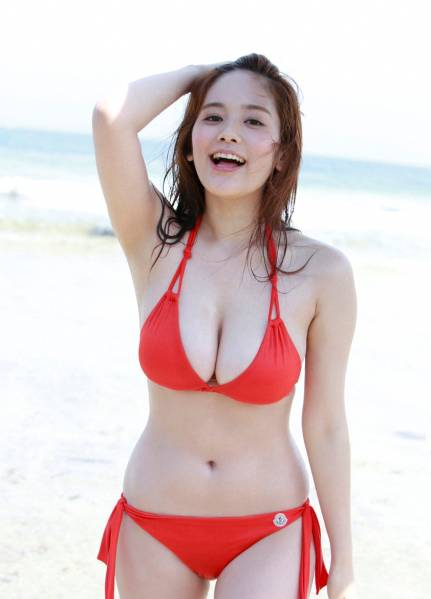
#> input picture images/picture.jpg, 431 x 599 px
$ python main.py   (older library calls are emulated)
#> lines starting #> are read from the running program, lines starting #| are printed output that depends on the picture; after the words box and inside, x2 and y2 are one past the last pixel; in counts of white or black regions, pixels touching at a corner belong together
### PolkaDotsCollage.py
# -*- coding:utf-8 -*-

import cv2
import numpy as np
from PolkaDot import PolkaDot


class PolkaDotsCollage:
    def __init__(self, image_path):
#> called with image_path = 'images/picture.jpg'
        self.image = cv2.imread(image_path)
#> self.image is the input picture: shape (599, 431, 3); mean B, G, R 205, 205.1, 222.2
        self.faces = []
        self.swimsuit_areas = []
        self.polka_dots = []

    def detect_faces(self):
        CASCADE_PATH = "haarcascades/haarcascade_frontalface_alt.xml"

        gray_image = cv2.cvtColor(self.image, cv2.COLOR_BGR2GRAY)
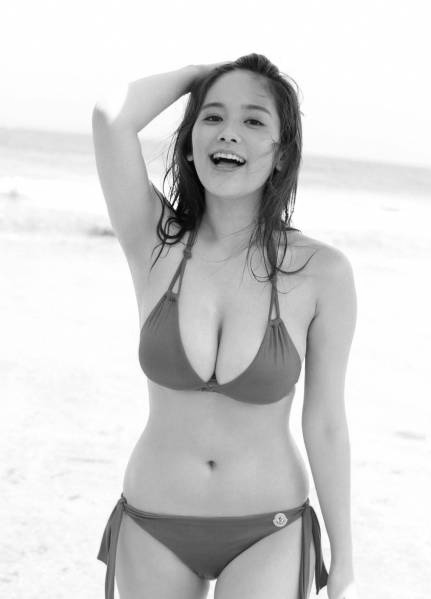
#> gray_image: shape (599, 431); min 1, max 255, mean 210.2
        cascade = cv2.CascadeClassifier(CASCADE_PATH)
        self.faces = cascade.detectMultiScale(gray_image, scaleFactor=1.1, minNeighbors=1, minSize=(70, 70)) #変な顔判定されぬよう 比較してもいいかもね
#> self.faces = [[179, 79, 108, 108]]

    # [13 lines left out: function detect_swimsuit, not called in this run]

    def create_polka_dot(self):
        for x, y, w, h in self.faces:
            center_x = int(x + w / 2)
            center_y = int(y + h / 2)
            radius = int(np.sqrt(np.power(h / 2, 2) + np.power(w / 2, 2)))
            polka_dot = PolkaDot(center_x, center_y, radius)
            if polka_dot is not None:
                self.polka_dots.append(polka_dot)
#> this loop made 1 pass
#> (x, y, w, h, center_x, center_y, radius) on pass 1: (179, 79, 108, 108, 233, 133, 76)
#> after the loop, self.polka_dots = 1 item

    def draw_masked_image(self):
        height, width = self.image.shape[:2]
#> height = 599; width = 431
        print("[Size] Height = %d, Width = %d" % (height, width))
#| [Size] Height = 599, Width = 431

        mask = np.zeros((height, width), np.uint8)

        for polka_dot in self.polka_dots:
            print(polka_dot.get_center())
            print(polka_dot.get_radius())
            cv2.circle(mask, polka_dot.get_center(), polka_dot.get_radius(), 255, -1)
#> this loop made 1 pass
#| (233, 133)
#| 76
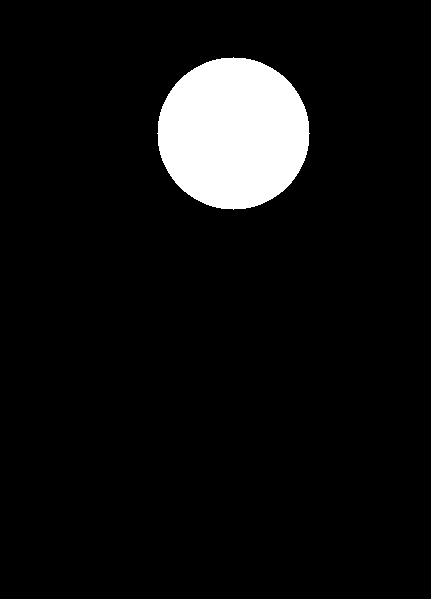
#> mask: shape (599, 431); 7% white; 1 white region, box (x1, y1, x2, y2) and area: (157, 57, 310, 210) 18125

        masked_image = cv2.bitwise_and(self.image, self.image, mask=mask)
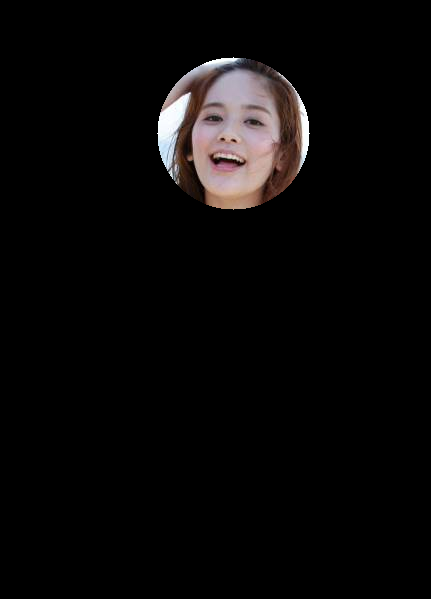
#> masked_image: shape (599, 431, 3); mean B, G, R 8.6, 8.7, 10.2
        cv2.imshow("masked", masked_image)
        cv2.waitKey(0)

    def show(self):
        cv2.imshow("image", self.image)
        cv2.waitKey(0)

    def exec(self):
        self.detect_faces()
        self.create_polka_dot()

        # self.detect_swimsuit()

        self.draw_masked_image()
        self.show()

### PolkaDot.py
# -*- coding:utf-8 -*-

class PolkaDot:

    def __init__(self, center_x, center_y, radius):
        self.x = center_x
        self.y = center_y
        self.r = radius

    def get_center(self):
        return (self.x, self.y)

    def get_radius(self):
        return self.r

### main.py
# -*- coding:utf-8 -*-

from PolkaDotsCollage import PolkaDotsCollage

# image_path = "images/lena.png"
# IMAGE_PATH = "images/kojiruri.png"
IMAGE_PATH = "images/picture.jpg"

def main():
    mizutama = PolkaDotsCollage(IMAGE_PATH)
    mizutama.exec()

if __name__ == "__main__":
    main()
